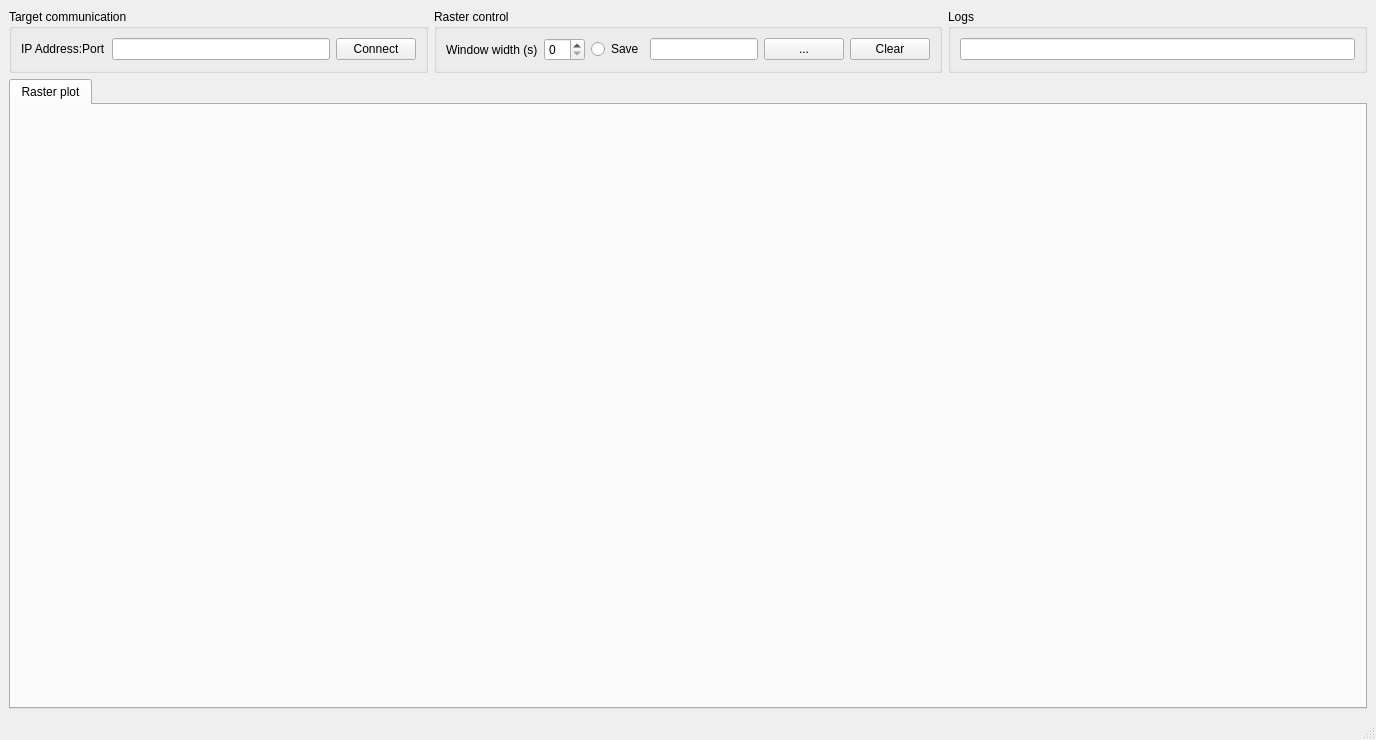
<?xml version="1.0" encoding="UTF-8"?>
<ui version="4.0">
 <class>MainWindow</class>
 <widget class="QMainWindow" name="MainWindow">
  <property name="geometry">
   <rect>
    <x>0</x>
    <y>0</y>
    <width>1376</width>
    <height>740</height>
   </rect>
  </property>
  <property name="windowTitle">
   <string>MainWindow</string>
  </property>
  <widget class="QWidget" name="centralwidget">
   <layout class="QGridLayout" name="gridLayout_37">
    <item row="0" column="0">
     <layout class="QGridLayout" name="gridLayout_3">
      <item row="0" column="2">
       <widget class="QGroupBox" name="gbox_logs">
        <property name="title">
         <string>Logs</string>
        </property>
        <layout class="QGridLayout" name="gridLayout">
         <item row="0" column="1">
          <widget class="QLineEdit" name="line_error_logs">
           <property name="readOnly">
            <bool>true</bool>
           </property>
          </widget>
         </item>
        </layout>
       </widget>
      </item>
      <item row="0" column="1">
       <widget class="QGroupBox" name="gbox_raster_control">
        <property name="title">
         <string>Raster control</string>
        </property>
        <layout class="QGridLayout" name="gridLayout_4">
         <item row="0" column="0">
          <widget class="QLabel" name="label_raster_window_width">
           <property name="text">
            <string>Window width (s)</string>
           </property>
          </widget>
         </item>
         <item row="0" column="4">
          <widget class="QPushButton" name="btn_set_save_path">
           <property name="text">
            <string>...</string>
           </property>
          </widget>
         </item>
         <item row="0" column="1">
          <widget class="QSpinBox" name="sbox_raster_window_width"/>
         </item>
         <item row="0" column="3">
          <widget class="QLineEdit" name="line_save_path">
           <property name="enabled">
            <bool>true</bool>
           </property>
           <property name="readOnly">
            <bool>true</bool>
           </property>
          </widget>
         </item>
         <item row="0" column="2">
          <widget class="QRadioButton" name="btn_save_raster">
           <property name="text">
            <string>Save</string>
           </property>
          </widget>
         </item>
         <item row="0" column="5">
          <widget class="QPushButton" name="btn_raster_clear">
           <property name="text">
            <string>Clear</string>
           </property>
          </widget>
         </item>
        </layout>
       </widget>
      </item>
      <item row="0" column="0">
       <widget class="QGroupBox" name="gbox_target_communication">
        <property name="title">
         <string>Target communication</string>
        </property>
        <layout class="QGridLayout" name="gridLayout_2">
         <item row="0" column="0">
          <widget class="QLabel" name="label_connect_target_ip">
           <property name="text">
            <string>IP Address:Port</string>
           </property>
          </widget>
         </item>
         <item row="0" column="1">
          <widget class="QLineEdit" name="line_connect_target_ip"/>
         </item>
         <item row="0" column="2">
          <widget class="QPushButton" name="btn_connect_target">
           <property name="text">
            <string>Connect</string>
           </property>
          </widget>
         </item>
        </layout>
       </widget>
      </item>
     </layout>
    </item>
    <item row="1" column="0">
     <widget class="QTabWidget" name="main_tab_widget">
      <property name="currentIndex">
       <number>0</number>
      </property>
      <widget class="QWidget" name="tab_raster_plot">
       <attribute name="title">
        <string>Raster plot</string>
       </attribute>
       <layout class="QGridLayout" name="gridLayout_5">
        <item row="0" column="0">
         <layout class="QGridLayout" name="grid_raster_plot_3">
          <item row="0" column="0" colspan="2">
           <widget class="PlotWidget" name="plot_widget_raster" native="true"/>
          </item>
         </layout>
        </item>
       </layout>
      </widget>
     </widget>
    </item>
   </layout>
  </widget>
  <widget class="QMenuBar" name="menubar">
   <property name="geometry">
    <rect>
     <x>0</x>
     <y>0</y>
     <width>1376</width>
     <height>21</height>
    </rect>
   </property>
  </widget>
  <widget class="QStatusBar" name="statusbar"/>
 </widget>
 <customwidgets>
  <customwidget>
   <class>PlotWidget</class>
   <extends>QWidget</extends>
   <header>pyqtgraph</header>
   <container>1</container>
  </customwidget>
 </customwidgets>
 <resources/>
 <connections/>
</ui>
